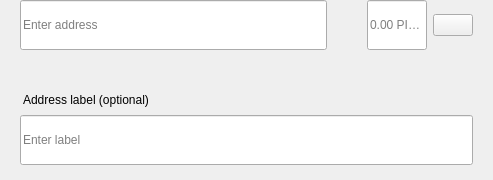
<?xml version="1.0" encoding="UTF-8"?>
<ui version="4.0">
 <class>SendMultiRow</class>
 <widget class="QWidget" name="SendMultiRow">
  <property name="geometry">
   <rect>
    <x>0</x>
    <y>0</y>
    <width>493</width>
    <height>180</height>
   </rect>
  </property>
  <property name="minimumSize">
   <size>
    <width>0</width>
    <height>0</height>
   </size>
  </property>
  <property name="maximumSize">
   <size>
    <width>16777215</width>
    <height>16777215</height>
   </size>
  </property>
  <property name="windowTitle">
   <string>Form</string>
  </property>
  <layout class="QVBoxLayout" name="verticalLayout_3">
   <property name="spacing">
    <number>0</number>
   </property>
   <property name="leftMargin">
    <number>0</number>
   </property>
   <property name="topMargin">
    <number>0</number>
   </property>
   <property name="rightMargin">
    <number>20</number>
   </property>
   <property name="bottomMargin">
    <number>5</number>
   </property>
   <item alignment="Qt::AlignTop">
    <widget class="QWidget" name="widget" native="true">
     <property name="sizePolicy">
      <sizepolicy hsizetype="Expanding" vsizetype="Maximum">
       <horstretch>0</horstretch>
       <verstretch>0</verstretch>
      </sizepolicy>
     </property>
     <property name="minimumSize">
      <size>
       <width>0</width>
       <height>60</height>
      </size>
     </property>
     <property name="maximumSize">
      <size>
       <width>16777215</width>
       <height>85</height>
      </size>
     </property>
     <layout class="QHBoxLayout" name="horizontalLayout" stretch="6,0,2">
      <property name="spacing">
       <number>0</number>
      </property>
      <property name="leftMargin">
       <number>8</number>
      </property>
      <property name="topMargin">
       <number>0</number>
      </property>
      <property name="rightMargin">
       <number>0</number>
      </property>
      <property name="bottomMargin">
       <number>0</number>
      </property>
      <item alignment="Qt::AlignTop">
       <widget class="QStackedWidget" name="stackedAddress">
        <property name="minimumSize">
         <size>
          <width>0</width>
          <height>50</height>
         </size>
        </property>
        <property name="maximumSize">
         <size>
          <width>16777215</width>
          <height>50</height>
         </size>
        </property>
        <widget class="QWidget" name="page_4">
         <property name="sizePolicy">
          <sizepolicy hsizetype="Expanding" vsizetype="Preferred">
           <horstretch>0</horstretch>
           <verstretch>0</verstretch>
          </sizepolicy>
         </property>
         <property name="minimumSize">
          <size>
           <width>0</width>
           <height>50</height>
          </size>
         </property>
         <property name="maximumSize">
          <size>
           <width>16777215</width>
           <height>55</height>
          </size>
         </property>
         <layout class="QVBoxLayout" name="verticalLayout_7">
          <property name="spacing">
           <number>0</number>
          </property>
          <property name="leftMargin">
           <number>12</number>
          </property>
          <property name="topMargin">
           <number>0</number>
          </property>
          <property name="rightMargin">
           <number>0</number>
          </property>
          <property name="bottomMargin">
           <number>0</number>
          </property>
          <item>
           <widget class="QLineEdit" name="lineEditAddress">
            <property name="minimumSize">
             <size>
              <width>0</width>
              <height>50</height>
             </size>
            </property>
            <property name="maximumSize">
             <size>
              <width>16777215</width>
              <height>50</height>
             </size>
            </property>
            <property name="placeholderText">
             <string>Enter address</string>
            </property>
           </widget>
          </item>
         </layout>
        </widget>
        <widget class="QWidget" name="page_3"/>
       </widget>
      </item>
      <item>
       <spacer name="horizontalSpacer_3">
        <property name="orientation">
         <enum>Qt::Horizontal</enum>
        </property>
        <property name="sizeType">
         <enum>QSizePolicy::Fixed</enum>
        </property>
        <property name="sizeHint" stdset="0">
         <size>
          <width>40</width>
          <height>20</height>
         </size>
        </property>
       </spacer>
      </item>
      <item>
       <layout class="QHBoxLayout" name="horizontalLayout_2">
        <property name="spacing">
         <number>6</number>
        </property>
        <item alignment="Qt::AlignTop">
         <widget class="QLineEdit" name="lineEditAmount">
          <property name="sizePolicy">
           <sizepolicy hsizetype="Expanding" vsizetype="Preferred">
            <horstretch>0</horstretch>
            <verstretch>0</verstretch>
           </sizepolicy>
          </property>
          <property name="minimumSize">
           <size>
            <width>0</width>
            <height>50</height>
           </size>
          </property>
          <property name="maximumSize">
           <size>
            <width>16777215</width>
            <height>50</height>
           </size>
          </property>
          <property name="maxLength">
           <number>17</number>
          </property>
          <property name="alignment">
           <set>Qt::AlignLeading|Qt::AlignLeft|Qt::AlignVCenter</set>
          </property>
          <property name="placeholderText">
           <string notr="true">0.00 PIGGIE</string>
          </property>
         </widget>
        </item>
        <item>
         <layout class="QVBoxLayout" name="verticalLayout">
          <property name="topMargin">
           <number>14</number>
          </property>
          <property name="bottomMargin">
           <number>0</number>
          </property>
          <item alignment="Qt::AlignTop">
           <widget class="QPushButton" name="btnMenu">
            <property name="minimumSize">
             <size>
              <width>0</width>
              <height>0</height>
             </size>
            </property>
            <property name="maximumSize">
             <size>
              <width>16777215</width>
              <height>16777215</height>
             </size>
            </property>
            <property name="focusPolicy">
             <enum>Qt::NoFocus</enum>
            </property>
            <property name="text">
             <string/>
            </property>
           </widget>
          </item>
         </layout>
        </item>
       </layout>
      </item>
     </layout>
    </widget>
   </item>
   <item>
    <widget class="QWidget" name="layoutLabel" native="true">
     <property name="minimumSize">
      <size>
       <width>0</width>
       <height>0</height>
      </size>
     </property>
     <property name="maximumSize">
      <size>
       <width>16777215</width>
       <height>16777215</height>
      </size>
     </property>
     <layout class="QVBoxLayout" name="verticalLayout_9">
      <property name="spacing">
       <number>6</number>
      </property>
      <property name="leftMargin">
       <number>20</number>
      </property>
      <property name="topMargin">
       <number>0</number>
      </property>
      <property name="rightMargin">
       <number>0</number>
      </property>
      <property name="bottomMargin">
       <number>10</number>
      </property>
      <item>
       <spacer name="verticalSpacer">
        <property name="orientation">
         <enum>Qt::Vertical</enum>
        </property>
        <property name="sizeType">
         <enum>QSizePolicy::Fixed</enum>
        </property>
        <property name="sizeHint" stdset="0">
         <size>
          <width>20</width>
          <height>20</height>
         </size>
        </property>
       </spacer>
      </item>
      <item>
       <widget class="QLabel" name="labelSubtitleDescription">
        <property name="styleSheet">
         <string notr="true">margin-bottom:2px;
margin-left:0.05px;
padding:0px;</string>
        </property>
        <property name="text">
         <string>Address label (optional)</string>
        </property>
       </widget>
      </item>
      <item>
       <widget class="QLineEdit" name="lineEditDescription">
        <property name="minimumSize">
         <size>
          <width>0</width>
          <height>50</height>
         </size>
        </property>
        <property name="maximumSize">
         <size>
          <width>16777215</width>
          <height>50</height>
         </size>
        </property>
        <property name="placeholderText">
         <string>Enter label</string>
        </property>
       </widget>
      </item>
     </layout>
    </widget>
   </item>
  </layout>
 </widget>
 <resources/>
 <connections/>
</ui>
